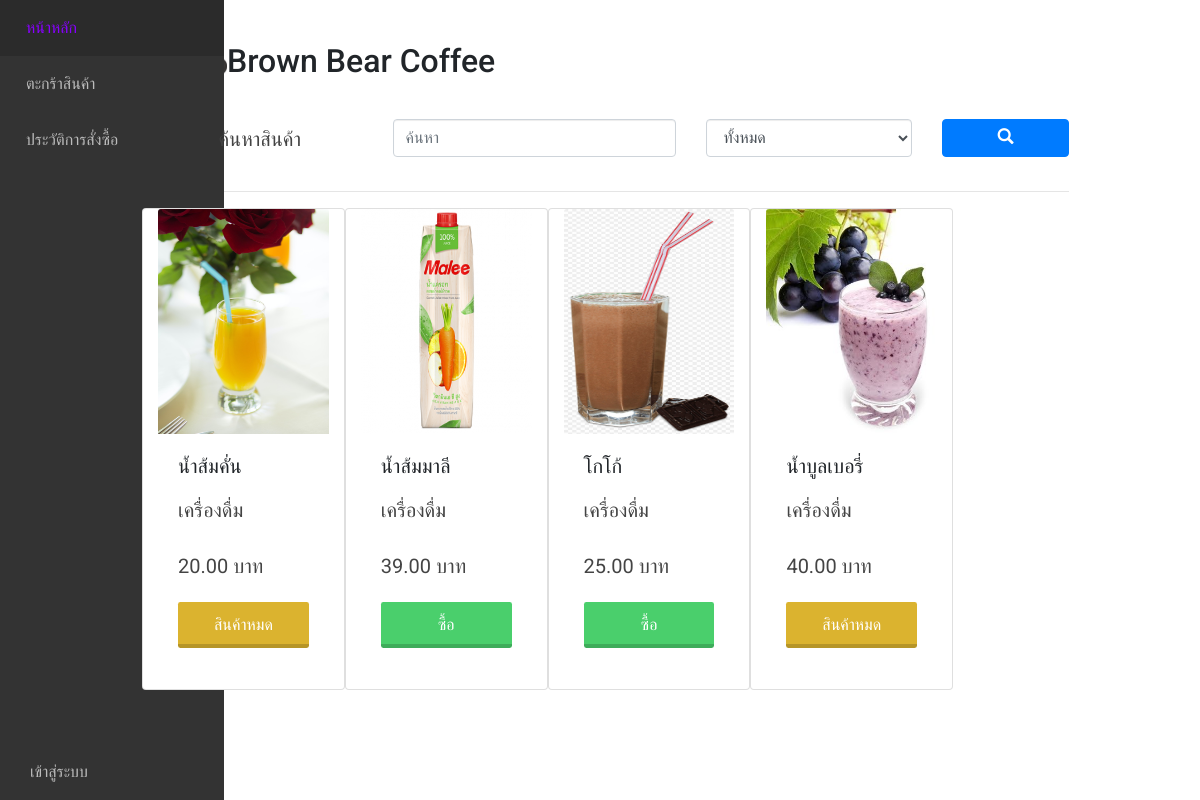
/, run on an earlier commit of the app's database.
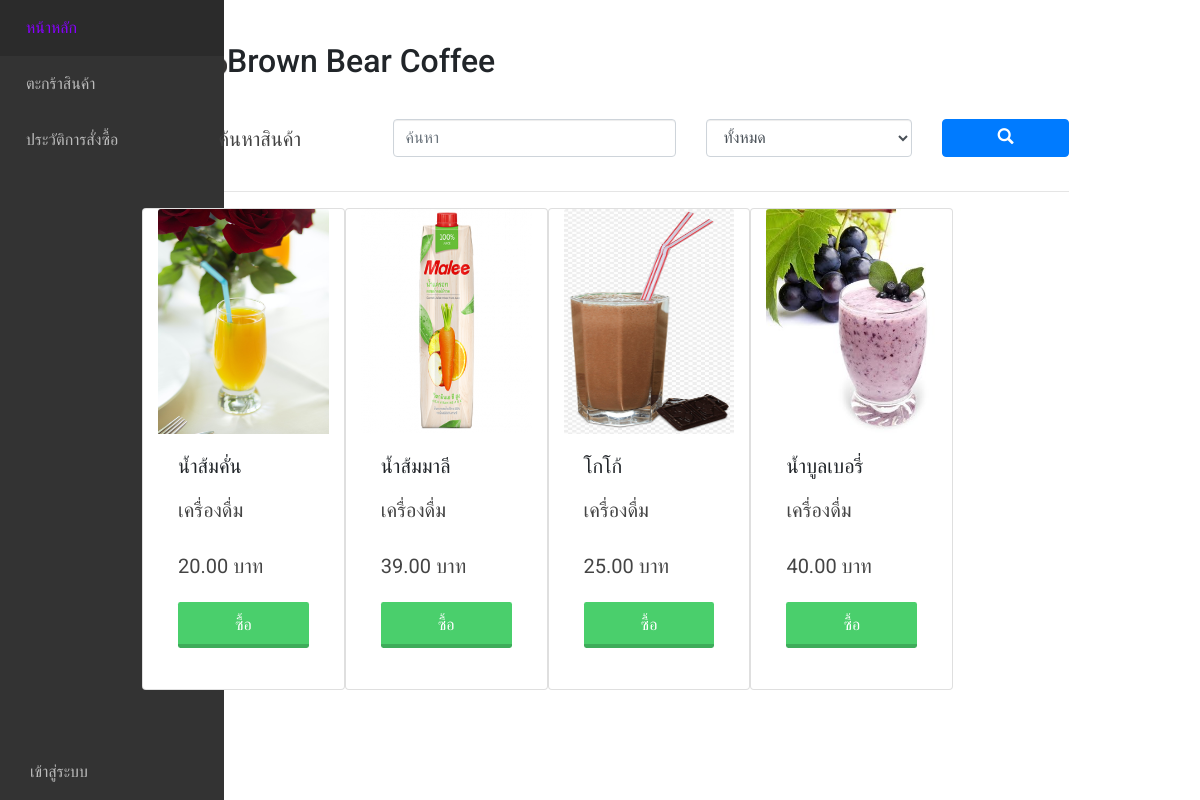
And on a later commit of the database.
### main/models.py (models this page shows, shortened)
class Product(models.Model):
    type = models.ForeignKey(Type, on_delete=models.PROTECT,null=True)
    name = models.CharField(max_length=255)
    description = models.CharField(max_length=255,null=True)
    price = models.FloatField()
    stock = models.IntegerField()
    picture = models.ImageField(default='product_pic/default.png',upload_to='product_pic',null=True,blank=True)

class Type(models.Model):
    type_name = models.CharField(max_length=255)

### main/views.py (the view)
# urls.py: path('',views.index,name='index'),
def index(request): #หน้าหลัก มีการค้นหาชื่อ/ประเภทสินค้า มีรูปภาพ
    product = Product.objects.all()
    type = Type.objects.all()
    search = request.GET.get('search','')
    searchtype = request.GET.get('sel','')
    if search:
        product = product.filter(name__icontains=search)
    if searchtype > '0':
        product = product.filter(type_id=searchtype)
    context = {
        'product':product,
        'type':type,
    }
    return render(request, 'main/index.html', context=context)

### main/templates/main/index.html (shortened to what this page needs)
{% extends 'base.html' %}
{% block content %}
    <h2><img src='static/payment-terminal.png' width='70'>Brown Bear Coffee</h2><br>
    <form method="GET" action="{% url 'index' %}">
        <div class="row">
            <div class="col-md-3">
                <p class="text-center">ค้นหาสินค้า</p>
            </div>
            <div class="col-md-4">
                <input type="text" name="search" id="search" value="{{search}}" placeholder="ค้นหา"
                      class="form-control col">
            </div>
            <div class="col-md-3">
                <select name="sel" id="{{sel}}" class="form-control col">
                    <option value="0">ทั้งหมด</option>
                </select>
            </div>
            <div class="col">
                <button type="submit" class="btn btn-primary col"><span class="glyphicon glyphicon-search"></button>
            </div>
        </div>
    </form>
    <hr>
    <div class="card-group">
        <div class="row">
        {% for p in product %}
            <div class="card col-lg-3">
                <img class="card-img-top" src="{{ p.picture.url }}" alt="" width='100%' height='225px'>
                <div class="card-body">
                    <h5 class="card-title">{{ p.name }}</h5>
                    <p class="card-text">{{ p.type.type_name }}</p>
                    <p class="card-text">{{ p.price|stringformat:".2f" }} บาท</p>
                    {% if p.stock >= 5 %}
                    <a href="{% url 'addtobasket' product_id=p.id%}"><p class="card-text">
                        <div class="buttongreen col">ซื้อ</div>
                    </p></a>
                    {% else %}
                        <div class="buttonyellow col disabled">สินค้าหมด</div>
                    {% endif %}
                </div>
            </div>
        {% endfor %}
        </div>
    </div>
{% endblock %}

### templates/base.html (shortened to what this page needs)
<!DOCTYPE html>
{% load static %}
<html lang="pt-BR">
	<head>
		<link
			rel="stylesheet"
			href="https://cdn.materialdesignicons.com/4.9.95/css/materialdesignicons.min.css"
		/>
		<link
			rel="stylesheet"
			href="https://cdn.materialdesignicons.com/4.9.95/css/materialdesignicons.min.css"
		/>
   		<link href="https://cdnjs.cloudflare.com/ajax/libs/twitter-bootstrap/4.1.3/css/bootstrap.min.css" rel="stylesheet">
		<link href="//maxcdn.bootstrapcdn.com/bootstrap/4.0.0/css/bootstrap.min.css" rel="stylesheet" id="bootstrap-css">
		<link rel="stylesheet" href="https://use.fontawesome.com/releases/v5.0.8/css/all.css">
		<link href="//maxcdn.bootstrapcdn.com/bootstrap/3.3.0/css/bootstrap.min.css" rel="stylesheet" id="bootstrap-css">
		<link href="{% static 'css2/style.css'%}" rel="stylesheet" type="text/css"/>
        <link rel="stylesheet" type="text/css" href="{% static 'css/bootstrap.css'%}">
		<link rel="stylesheet" type="text/css" href="{% static 'css/styles.css'%}">
		<link rel="stylesheet" type="text/css" href="{% static 'css/sidebar.css'%}">
		<link rel="stylesheet" type="text/css" href="{% static 'css/button.css'%}">
	</head>
	<body>
		<aside class="sidebar">
			<nav>
				<ul class="sidebar__nav">
					<li>
						<a href="{% url 'index' %}" class="sidebar__nav__link">
							<span class="sidebar__nav__text">หน้าหลัก</span>
						</a>
					</li>
                    <li>
						<a href="{% url 'basket' %}" class="sidebar__nav__link">
							<span class="sidebar__nav__text">ตะกร้าสินค้า</span>
						</a>
					</li>
                    {% if request.user.is_staff %}
					<li>
						<a href="{% url 'queue' %}" class="sidebar__nav__link">
							<i class="mdi mdi-format-list-bulleted"></i>
							<span class="sidebar__nav__text">คิวสั่งซื้อ</span>
						</a>
					</li>
					<li>
						<a href="{% url 'manage' %}" class="sidebar__nav__link">
							<i class="mdi mdi-garage"></i>
							<span class="sidebar__nav__text">จัดการสินค้า</span>
						</a>
					</li>
					<li>
						<a href="{% url 'allreport' filter_select='all' %}" class="sidebar__nav__link">
							<i class="mdi mdi-camera"></i>
							<span class="sidebar__nav__text">สรุปยอดขาย</span>
						</a>
					</li>
					{% else %}
					<li>
						<a href="{% url 'history_payments' %}" class="sidebar__nav__link">
							<span class="sidebar__nav__text">ประวัติการสั่งซื้อ</span>
						</a>
					</li>
                    {% endif %}
                    <li class="nav-item dropdown pl-1">
                        {% if request.user.is_active %}
                            <a class="nav-link sidebar__nav__link" id="navbarDropdown" aria-haspopup="false" aria-expanded="false">
								<span class="sidebar__nav__text">{{request.user}}</span>
                            </a>
							{% if not user.is_staff %}
								<center>
								<img src="{{request.user.profile.picture.url}}" width='50%'>
								</center>
								<br>
								<a class="nav-link sidebar__nav__link" href="{% url 'profile' %}"><span class="sidebar__nav__text">โปรไฟล์</span></a>
							{% endif %}
								<a class="nav-link sidebar__nav__link" href="{% url 'changepassword' %}"><span class="sidebar__nav__text">เปลี่ยนรหัสผ่าน</span></a>
								<span class="sidebar__nav__text"><div class="dropdown-divider"></div></span>
								<a class="nav-link sidebar__nav__link" href="{% url 'logout' %}"><span class="sidebar__nav__text">ออกจากระบบ</span></a>
                        </li>
                        {% else %}
							<a href="{% url 'login' %}" class="sidebar__nav__link">
								<span class="sidebar__nav__text">เข้าสู่ระบบ</span>
							</a>
                        {% endif %}
				</ul>
			</nav>
		</aside>
		<div class="container">
            <main class="main">
            {% block content %}
            {% endblock %}
            </main>
    </div>
	</body>
</html>

### static/css2/style.css (style rules this page uses)
html,body,div,span,applet,object,iframe,h1,h2,h3,h4,h5,h6,p,blockquote,pre,a,abbr,acronym,address,big,cite,code,del,dfn,em,img,ins,kbd,q,s,samp,small,strike,strong,sub,sup,tt,var,b,u,i,dl,dt,dd,ol,nav ul,nav li,fieldset,form,label,legend,table,caption,tbody,tfoot,thead,tr,th,td,article,aside,canvas,details,embed,figure,figcaption,footer,header,hgroup,menu,nav,output,ruby,section,summary,time,mark,audio,video { margin:0;padding:0;border:0;font-size:100%;font:inherit;vertical-align:baseline; }
article, aside, details, figcaption, figure,footer, header, hgroup, menu, nav, section { display: block; }
ol,ul { list-style:none;margin:0px;padding:0px; }
a { text-decoration:none; }
img { max-width:100%; }
body { padding:0; margin:0; font-family: 'Open Sans', sans-serif; }
h1,h3,h4,h5,h6 { margin:0; }
p { margin:0; }
ul { margin:0; padding:0; }
.main { padding: 50px 0; }

### static/css/styles.css (style rules this page uses)
:root { --sidebar-width: 4.5em; }
body { margin: 0; padding: 0; font-family: 'Roboto'; }
* { outline: none; box-sizing: border-box; }
.main { margin-left: auto; margin-right: auto; max-width: 992px; padding: 2em 1.5em; }
.main h2 { font-size: 2em; margin-top: 0px; }
.main p { color: #444; font-size: 1.25em; line-height: 2; text-align: justify; }
@media (min-width: 572px) { .main { margin-left: var(--sidebar-width); } }
@media (min-width: 992px) { .main { padding: 2.5em; } }

### static/css/sidebar.css (style rules this page uses)
.sidebar { background-color: #333; position: fixed; transition: width 0.2s ease; }
.sidebar nav { height: 100%; }
.sidebar .sidebar__nav { display: flex; height: 100%; list-style: none; margin: 0; padding: 0; }
.sidebar .sidebar__nav .sidebar__nav__link { align-items: center; color: #bbb; display: flex; padding-left: 20px; text-decoration: none; transition: color 0.2s ease, background-color 0.2s ease; }
.sidebar .sidebar__nav .sidebar__nav__text { display: none; margin-left: 10px; margin-right: auto; white-space: nowrap; }
@media (min-width: 572px) { .sidebar { height: 100vh; left: 0; width: var(--sidebar-width); } }
@media (min-width: 572px) { .sidebar .sidebar__nav { flex-direction: column; } }
@media (min-width: 572px) { .sidebar .sidebar__nav li:last-child { margin-top: auto; } }
@media (min-width: 572px) { .sidebar .sidebar__nav .sidebar__nav__link { padding: 1em; } }

### static/css/button.css (style rules this page uses)
.buttongreen { display:inline-block; padding:0.7em 1.4em; margin:0 0.3em 0.3em 0; border-radius:0.15em; box-sizing: border-box; text-decoration:none; font-family:'Roboto',sans-serif; text-transform:uppercase; font-weight:400; color:#FFFFFF; background-color:#4acf6c; box-shadow:inset 0 -0.6em 0 -0.35em rgba(0,0,0,0.17); text-align:center; position:relative; }

What changed in the data, as far as the page shows it:
changed Product "น้ำส้มคั่น": stock "สินค้าหมด" → "ซื้อ"
changed Product "น้ำบูลเบอรี่": stock "สินค้าหมด" → "ซื้อ"
